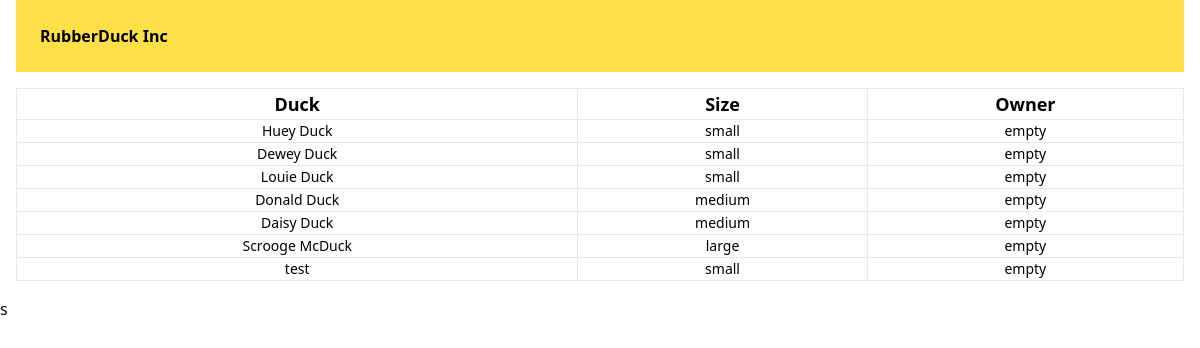
The app's page /ducks with its own data.
### sql_app/models.py (models this page shows)
class Duck(Base):
    __tablename__ = "ducks"
    id = Column(Integer, primary_key=True, index=True)
    name = Column(String, unique=True)
    size = Column(String)
    owner = Column(String)

### sql_app/main.py (the view)
@app.get('/ducks', response_class=HTMLResponse)
async def duck_index(
    request: Request,
    hx_request: Optional[str] = Header(None),
    db: Session = Depends(get_db)
):
    ducks = db.query(models.Duck).all()
    print(ducks)
    context = {"request": request, "ducks": ducks}
    if hx_request:
        return templates.TemplateResponse("ducks_table.html", context)
    return templates.TemplateResponse("ducks.html", context)

### sql_app/templates/ducks.html (shortened to what this page needs)
<!DOCTYPE html>
<html lang="en">
<head>
    <script src="https://cdn.tailwindcss.com"></script>
</head>
<body>
    <div class="mx-4">
        <p class="p-6 bg-yellow-300 text-2x1 font-bold mb-4">RubberDuck Inc</p>
            <table class="min-w-[100%] mb-4">
                <thead class="border-b text-lg">
                    <tr>
                        <th class="border">   Duck   </th>
                        <th class="border">   Size   </th>
                        <th class="border">   Owner  </th>
                    </tr>
                  </thead>
                  <tbody class="text-center text-sm", id="table-body">
                    {% include 'ducks_table.html' %}
                  </tbody>
            </table>
    </div>
</body>
</html>s

### sql_app/templates/ducks_table.html
{% for row in ducks %}
    <tr>
        <td class="border">{{ row.name }}</td>
        <td class="border">{{ row.size }}</td>
        <td class="border">{{ row.owner }}</td>
    </tr>
{% endfor %}

### records on screen
Duck: name "Huey Duck", size "small", owner "empty"
Duck: name "Dewey Duck", size "small", owner "empty"
Duck: name "Louie Duck", size "small", owner "empty"
Duck: name "Donald Duck", size "medium", owner "empty"
Duck: name "Daisy Duck", size "medium", owner "empty"
Duck: name "Scrooge McDuck", size "large", owner "empty"
Duck: name "test", size "small", owner "empty"
